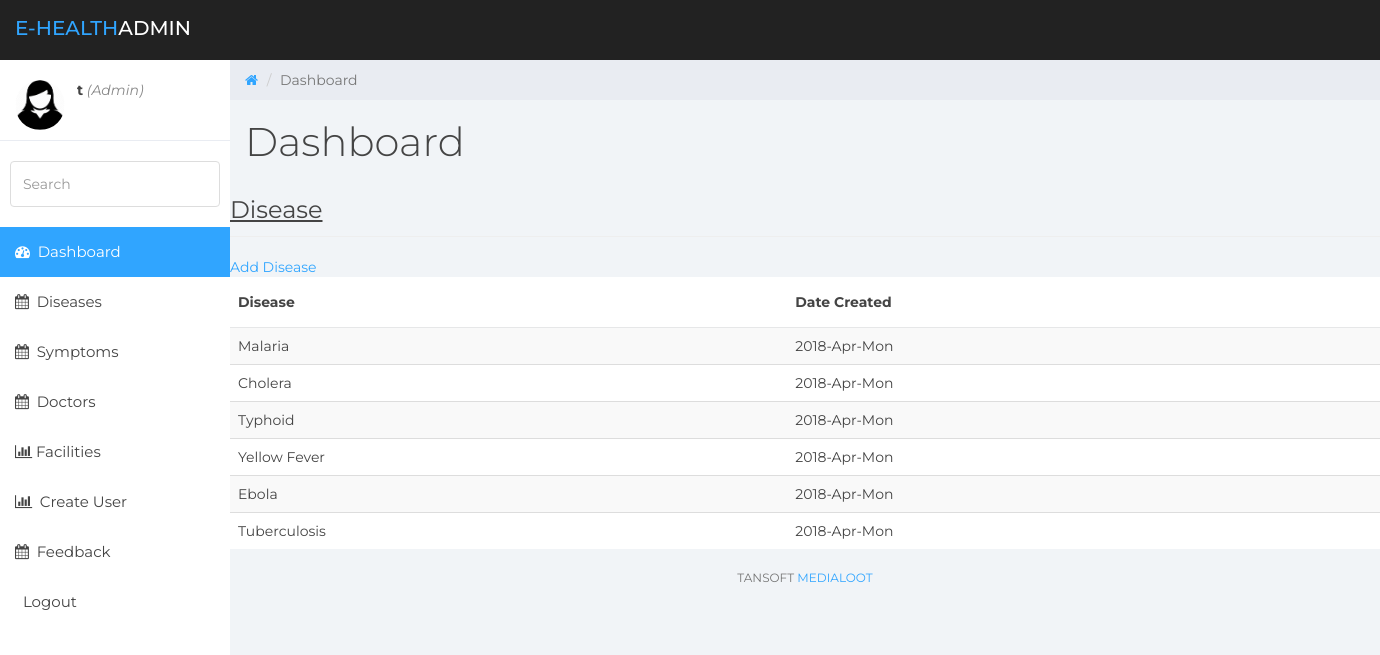
Screenshot of /admin/view_disease.php (signed in) with the database file from the repository.
### tables this page shows
CREATE TABLE `disease` (
  `id` int(11) NOT NULL,
  `disease` varchar(100) NOT NULL,
  `notes` varchar(100) NOT NULL,
  `cutoff` varchar(10) NOT NULL,
  `date_created` varchar(250) NOT NULL
);

### admin/view_disease.php (the view, shortened to what this page needs)
<!DOCTYPE html>
<html>
<head>
    <link href="../assets/css/bootstrap.min.css" rel="stylesheet">
    <link href="../assets/css/font-awesome.min.css" rel="stylesheet">
    <link href="../assets/css/datepicker3.css" rel="stylesheet">
    <link href="../assets/css/styles.css" rel="stylesheet">
</head>
<body>
<nav class="navbar navbar-custom navbar-fixed-top" role="navigation">
    <div class="container-fluid">
        <div class="navbar-header">
            <a class="navbar-brand" href="#"><span>E-health</span>Admin</a>
        </div>
    </div>
</nav>
<div id="sidebar-collapse" class="col-sm-3 col-lg-2 sidebar">
    <div class="profile-sidebar">
        <div class="profile-userpic">
            <img src="../images/admin_profile.png" class="img-responsive">
        </div>
        <div class="profile-usertitle">
            <div>
                <?php if (isset($_SESSION['user'])) : ?>
                    <strong><?php echo $_SESSION['user']['username']; ?></strong>
                    <i style="color: #888;">(<?php echo ucfirst($_SESSION['user']['user_type']); ?>)</i>
                    <br>
                <?php endif ?>
            </div>
        </div>
    </div>
    <form role="search">
        <div class="form-group">
            <input type="text" class="form-control" placeholder="Search">
        </div>
    </form>
    <ul class="nav menu">
        <li class="active"><a href="index.html"><em class="fa fa-dashboard">&nbsp;</em> Dashboard</a></li>
        <li><a href="view_disease.php"><em class="fa fa-calendar">&nbsp;</em> Diseases</a></li>
        <li><a href="view_symptom.php"><em class="fa fa-calendar">&nbsp;</em> Symptoms</a></li>
        <li><a href="view_doctors.php"><em class="fa fa-calendar">&nbsp;</em> Doctors</a></li>
        <li><a href="view_facility.php"><em class="fa fa-bar-chart">&nbsp;</em>Facilities</a></li>
        <li><a href="create_user.php"><em class="fa fa-bar-chart">&nbsp;</em> Create User</a></li>
        <li><a href="feedback.php"><em class="fa fa-calendar">&nbsp;</em> Feedback</a></li>
        <li><a href="home.php?logout='1'">&nbsp;</em> Logout</a></li>
    </ul>
</div>
<div class="col-sm-9 col-sm-offset-3 col-lg-10 col-lg-offset-2 main">
    <div class="row">
        <ol class="breadcrumb">
            <li><a href="#">
                    <em class="fa fa-home"></em>
                </a></li>
            <li class="active">Dashboard</li>
        </ol>
    </div>
    <div class="row">
        <div class="col-lg-12">
            <h1 class="page-header">Dashboard</h1>
        </div>
        <div class="container">
            <div class="row">
                <div class="page-header">
                    <font size="5">
                        <u>Disease</u>
                    </font>
                </div>
                <div>
                    <a href="create_disease.php">Add Disease</a>
                </div>
                <table class="table table-striped">
                    <thead>
                    <tr>
                        <th>Disease</th>
                        <th>Date Created</th>
                    </tr>
                    </thead>
                    <?php
                    include('../conn.php');
                    $select = "SELECT  * FROM `disease`";
                    $run_select = mysqli_query($conn, $select);
                    while ($rows = mysqli_fetch_array($run_select)) {
                        $disease = $rows['disease'];
                        $date_created = $rows['date_created'];
                        ?>
                        <tr>
                            <td><?php echo $disease; ?></td>
                            <td><?php echo $date_created; ?></td>
                        </tr>
                        <?php
                    }
                    ?>
                </table>
            </div>
        </div>
        <div class="row">
            <div class="col-sm-12">
                <p class="back-link">Tansoft <a href="#">Medialoot</a></p>
            </div>
        </div>
    </div>
</div>
</body>
</html>

### assets/css/styles.css (style rules this page uses)
body { background: #f1f4f7; padding-top: 60px; font-size: 14px; color: #444444; font-family: "Montserrat", "Helvetica Neue", Helvetica, Arial, sans-serif; }
p { color: #777; }
a, a:hover, a:focus { color: #30a5ff; }
h1, h2, h3, h4, h5, h6 { color: #444444; }
h1 { font-weight: 300; font-size: 40px; }
input.form-control { border: 1px solid #ddd; box-shadow: none; height: 46px; }
.navbar-custom { background: #222; height: 60px; }
.navbar-header .navbar-brand { color: #fff; font-size: 20px; text-transform: uppercase; font-weight: 500; height: 60px; padding-top: 18px; }
.navbar-header .navbar-brand span { color: #30a5ff; }
.navbar { border: 0; }
.sidebar { display: block; padding: 0; display: none; box-shadow: none; background: #fff; }
.sidebar ul { margin: 20px 0px; }
.sidebar form { padding: 10px 0 0 0; margin: 10px 10px 20px 10px; }
@media (min-width: 768px) { .sidebar { display: block; position: fixed; top: 60px; bottom: 0; left: 0; z-index: 1000; display: block; margin: 0; padding: 0; overflow-x: hidden; overflow-y: auto; } }
@media (min-width: 768px) { .navbar-header { width: 100%; } }
.sidebar ul.nav .active a, .sidebar ul.nav li.parent a.active, .sidebar ul.nav .active > a:hover, .sidebar ul.nav li.parent a.active:hover, .sidebar ul.nav .active > a:focus, .sidebar ul.nav li.parent a.active:focus { color: #fff; background-color: #30a5ff; }
.sidebar ul.nav li a { height: 50px; font-size: 15px; line-height: 2em; color: #444444; }
.profile-sidebar { padding: 10px 0; border-bottom: 1px solid #e9ecf2; }
.profile-userpic img { float: left; margin: 10px 0px 0px 15px; width: 50px; height: 50px; border-radius: 9999px !important; }
.profile-usertitle { float: left; text-align: left; margin: 10px 0 0 12px; }
.breadcrumb { border-radius: 0; padding: 10px 15px 10px 15px; background: #e9ecf2; margin: 0; }
h1.page-header { margin-top: 20px; border-bottom: 0; }
.table { background: #fff; }
.table > thead > tr > th { border-bottom: 1px solid #e6e7e8; vertical-align: middle; height: 50px; }
p.back-link { text-align: center; margin-bottom: 20px; font-size: 12px; text-transform: uppercase; }

### rows the page displays
disease: disease "Malaria", date_created "2018-Apr-Mon"
disease: disease "Cholera", date_created "2018-Apr-Mon"
disease: disease "Typhoid", date_created "2018-Apr-Mon"
disease: disease "Yellow Fever", date_created "2018-Apr-Mon"
disease: disease "Ebola", date_created "2018-Apr-Mon"
disease: disease "Tuberculosis", date_created "2018-Apr-Mon"

### other values shown
$_SESSION['user']['username'] "t"
$_SESSION['user']['user_type'] "Admin"
